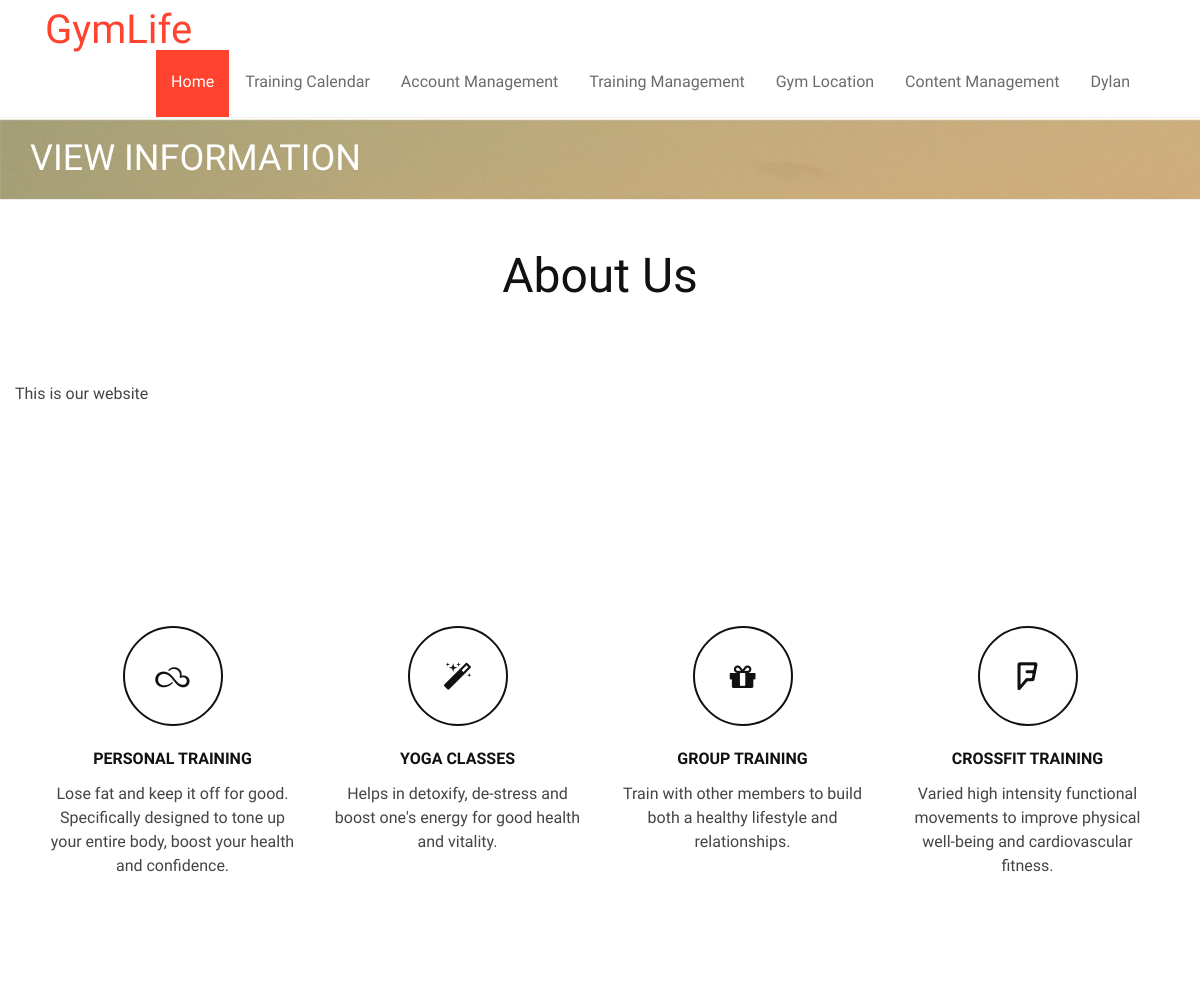
The app's page /Info.php (signed in), older data.
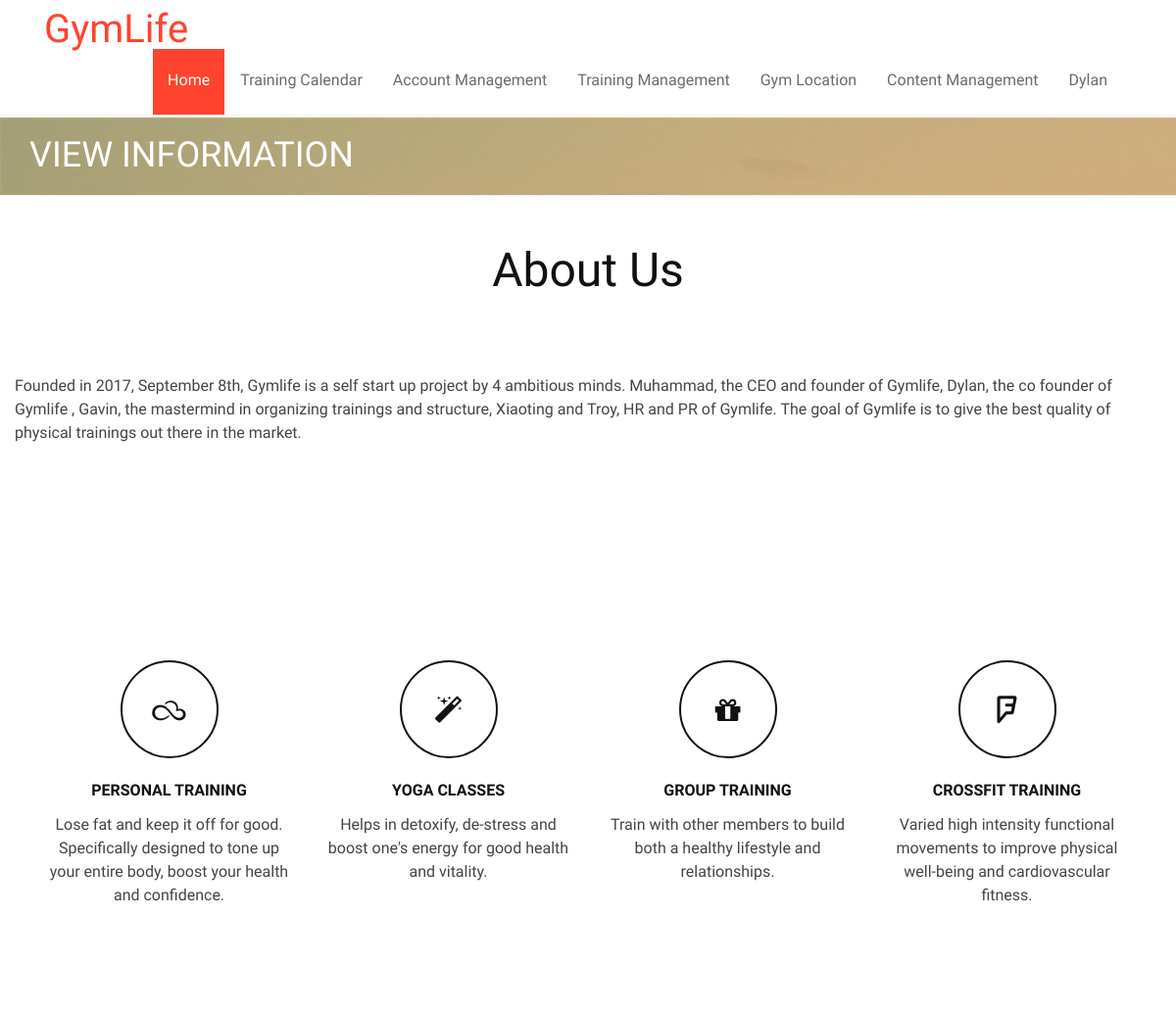
The same page, newer data.
### tables this page shows
CREATE TABLE IF NOT EXISTS `info` (
  `infoID` int(11) NOT NULL,
  `description` text NOT NULL
);

### db.class.php (called while the page is built, shortened)
<?php
class DB {
  protected static $mdb = null;
  public static function getMDB() {
    $mdb = DB::$mdb;
    if ($mdb === null) {
      $mdb = DB::$mdb = new MeekroDB();
    }
    $db_class_vars = get_class_vars('DB');
    return $mdb;
  }
  public static function queryFirstRow() { $args = func_get_args(); return call_user_func_array(array(DB::getMDB(), 'queryFirstRow'), $args); }
}
class MeekroDB {
  public $dbName = '';
  public $user = '';
  public $password = '';
  public $host = 'localhost';
  public $port = null;
  public $encoding = 'latin1';
  public $connect_options = array(MYSQLI_OPT_CONNECT_TIMEOUT => 30);
  public $internal_mysql = null;
  public function __construct($host=null, $user=null, $password=null, $dbName=null, $port=null, $encoding=null) {
    if ($host === null) $host = DB::$host;
    if ($user === null) $user = DB::$user;
    if ($password === null) $password = DB::$password;
    if ($dbName === null) $dbName = DB::$dbName;
    if ($port === null) $port = DB::$port;
    if ($encoding === null) $encoding = DB::$encoding;
    $this->host = $host;
    $this->user = $user;
    $this->password = $password;
    $this->dbName = $dbName;
    $this->port = $port;
    $this->encoding = $encoding;
  }
  public function get() {
    $mysql = $this->internal_mysql;
    if (!($mysql instanceof MySQLi)) {
      if (! $this->port) $this->port = ini_get('mysqli.default_port');
      $mysql = new mysqli();
      foreach ($this->connect_options as $key => $value) {
        $mysql->options($key, $value);
      }
      $mysql->set_charset($this->encoding);
      $this->internal_mysql = $mysql;
    }
    return $mysql;
  }
  protected function preparseQueryParams() {
    $args = func_get_args();
    $sql = trim(strval(array_shift($args)));
    $args_all = $args;
    if (count($args_all) == 0) return array($sql);
    $chunkyQuery = array();
    return $chunkyQuery;
  }
  protected function parseQueryParams() {
    $args = func_get_args();
    $chunkyQuery = call_user_func_array(array($this, 'preparseQueryParams'), $args);
    $query = '';
    foreach ($chunkyQuery as $chunk) {
      if (is_string($chunk)) {
        $query .= $chunk;
        continue;
      }
      $result = '';
      $query .= $result;
    }
    return $query;
  }
  protected function prependCall($function, $args, $prepend) { array_unshift($args, $prepend); return call_user_func_array($function, $args); }
  public function query() { $args = func_get_args(); return $this->prependCall(array($this, 'queryHelper'), $args, 'assoc'); }
  protected function queryHelper() {
    $args = func_get_args();
    $type = array_shift($args);
    $db = $this->get();
    $is_buffered = true;
    $row_type = 'assoc';
    $full_names = false;
    $sql = call_user_func_array(array($this, 'parseQueryParams'), $args);
    $result = $db->query($sql, $is_buffered ? MYSQLI_STORE_RESULT : MYSQLI_USE_RESULT);
    $return = array();
    while ($row = ($row_type == 'assoc' ? $result->fetch_assoc() : $result->fetch_row())) {
      $return[] = $row;
    }
    return $return;
  }
  public function queryFirstRow() {
    $args = func_get_args();
    $result = call_user_func_array(array($this, 'query'), $args);
    return reset($result);
  }
}
?>

### Info.php (the view, shortened to what the changed rows need)
<!doctype html>
<html lang="en">
    <head>
        <link rel="stylesheet" href="asset/bootstrap/css/bootstrap.min.css" type="text/css">
        <link rel="stylesheet" href="asset/font-awesome/css/font-awesome.min.css" type="text/css">
        <link rel="stylesheet" href="asset/css/owl.carousel.css" type="text/css">
        <link rel="stylesheet" href="asset/css/owl.theme.css" type="text/css">
        <link rel="stylesheet" href="asset/css/owl.transitions.css" type="text/css">
        <link rel="stylesheet" type="text/css" href="asset/css/animate.css">
        <link rel="stylesheet" type="text/css" href="asset/css/lightbox.css">
        <link rel="stylesheet" type="text/css" href="asset/css/style.css">
        <link rel="stylesheet" type="text/css" href="asset/css/responsive.css">
        <link rel="stylesheet" type="text/css" href="asset/css/table.css">
        <link rel="stylesheet" href="asset/plugins/sweetalert-master/sweet-alert.css">
    </head>
    <body>
        <div class="page-header">
            <div class="overlay">
                <div class="container">
                    <div class="row">
                        <div class="col-md-12">
                            <h1>View information</h1>
                        </div>
                    </div>
                </div>
            </div>
        </div>
        <section id="about-section" class="about-section">
            <div class="container">
                <div class="row">
                    <div class="col-md-12">
                        <div class="section-title text-center wow fadeInDown" data-wow-duration="2s" data-wow-delay="50ms">
                            <h2>About Us</h2>
                        </div>
                    </div>
                </div>
                <div class="row">
                    <?php
                    $record = DB::queryFirstRow("SELECT description FROM info");
                    $description = $record["description"];
                    echo "<p>$description</p>";
                    ?>
                </div>
            </div>
        </section>
        <section id="service-section">
            <div class="container">
                <div class="col-md-3">
                    <div class="services-post">
                        <h2>Personal Training</h2>
                    </div>
                </div>
                <div class="col-md-3">
                    <div class="services-post">
                        <h2>Yoga Classes</h2>
                    </div>
                </div>
                <div class="col-md-3">
                    <div class="services-post">
                        <h2>Group Training</h2>
                    </div>
                </div>
                <div class="col-md-3">
                    <div class="services-post">
                        <h2>Crossfit Training</h2>
                    </div>
                </div>
            </div>
    </section>
    </body>
</html>

Row changes from the older to the newer data that the page shows:
changed info: description "This is our website" → "Founded in 2017, September 8th, Gymlife is a self start up project by 4 ambitious minds. Muhammad, the CEO and founder of Gymlife, Dylan, the co founder of Gymlife , Gavin, the mastermind in organizing trainings and structure, Xiaoting and Troy, HR and PR of Gymlife. The goal of Gymlife is to give the best quality of physical trainings out there in the market."
